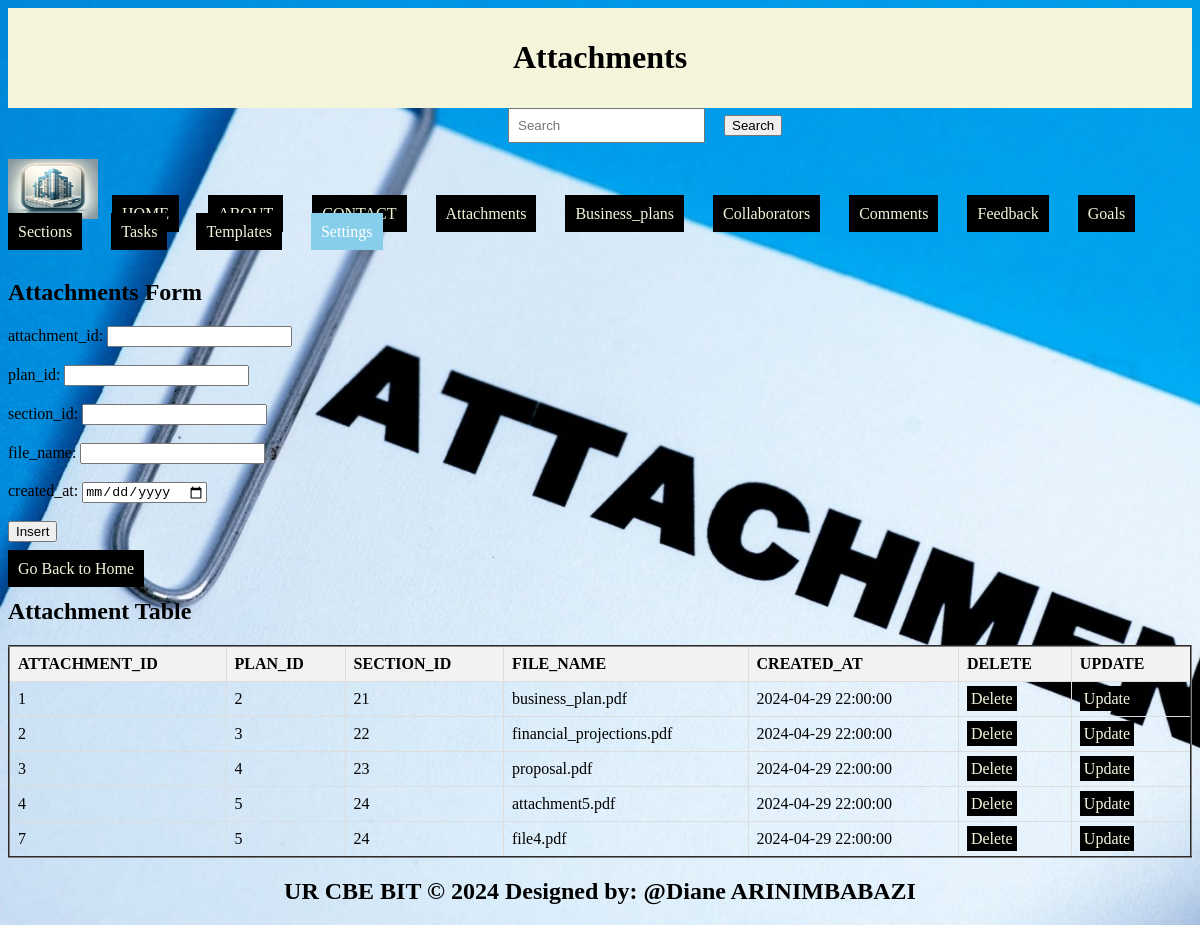
Page /attachments.php on the committed database.
### tables this page shows
CREATE TABLE `attachments` (
  `attachment_id` int(11) NOT NULL,
  `plan_id` int(11) NOT NULL,
  `section_id` int(11) DEFAULT NULL,
  `file_name` varchar(255) NOT NULL,
  `created_at` timestamp NOT NULL DEFAULT current_timestamp()
);

### attachments.php (the view, shortened to what this page needs)
<!DOCTYPE html>
<html lang="en">
<head>
  <link rel="stylesheet" type="text/css" href="style.css" title="style 1" media="screen, tv, projection, handheld, print"/>
</head>
<body style="background-image: url('./Images/attchmnt.jpg');background-repeat: no-repeat;background-size:cover;">
  <header>
    <h1>Attachments</h1>
  </header>
  <form class="d-flex" role="search" action="search.php">
    <input class="form-control me-2" type="search" placeholder="Search" aria-label="Search" name="query">
    <button class="btn btn-outline-success" type="submit">Search</button>
  </form>
  <ul style="list-style-type: none; padding: 0;">
    <li style="display: inline; margin-right: 10px;">
      <img src="./Images/logo.png" width="90" height="60" alt="Logo">
    </li>
    <li style="display: inline; margin-right: 10px;"><a href="./home.html">HOME</a>
    </li>
    <li style="display: inline; margin-right: 10px;"><a href="./about.html">ABOUT</a>
    </li>
    <li style="display: inline; margin-right: 10px;"><a href="./contact.html">CONTACT</a>
    </li>
    <li style="display: inline; margin-right: 10px;"><a href="./attachments.php">Attachments</a>
    </li>
    <li style="display: inline; margin-right: 10px;"><a href="./business_plans.php">Business_plans</a>
    </li>
    <li style="display: inline; margin-right: 10px;"><a href="./collaborators.php">Collaborators</a>
    </li>
    <li style="display: inline; margin-right: 10px;"><a href="./comments.php">Comments</a>
    </li>
    <li style="display: inline; margin-right: 10px;"><a href="./feedback.php">Feedback</a>
    </li>
    <li style="display: inline; margin-right: 10px;"><a href="./goals.php">Goals</a>
    </li>
    <li style="display: inline; margin-right: 10px;"><a href="./sections.php">Sections</a>
    </li>
    <li style="display: inline; margin-right: 10px;"><a href="./tasks.php">Tasks</a>
    </li>
    <li style="display: inline; margin-right: 10px;"><a href="./templates.php">Templates</a>
    </li>
  <li class="dropdown" style="display: inline; margin-right: 10px;">
      <a href="#" style="padding: 10px; color: white; background-color: skyblue; text-decoration: none; margin-right: 15px;">Settings</a>
    </li><br><br>
  </ul>
  <section>
    <h1>Attachments Form</h1>
    <form method="post" onsubmit="return confirm('Are you sure you want to insert this record?');">
      <label for="attachment_id">attachment_id:</label>
      <input type="number" id="attachment_id" name="attachment_id"><br><br>
      <label for="plan_id">plan_id:</label>
      <input type="number" id="plan_id" name="plan_id" required><br><br>
      <label for="section_id">section_id:</label>
      <input type="number" id="section_id" name="section_id" required><br><br>
      <label for="file_name">file_name:</label>
      <input type="text" id="file_name" name="file_name"><br><br>
      <label for="created_at">created_at:</label>
      <input type="date" id="created_at" name="created_at"><br><br>
      <input type="submit" name="add" value="Insert"><br><br>
      <a href="./home.html">Go Back to Home</a>
    </form>
    <h2>Attachment Table</h2>
    <table border="2">
      <tr>
        <th>ATTACHMENT_ID</th>
        <th>PLAN_ID</th>
        <th>SECTION_ID</th>
        <th>FILE_NAME</th>
        <th>CREATED_AT</th>
        <th>DELETE</th>
        <th>UPDATE</th>
      </tr>
      <?php
        include('database_connection.php');
        $sql = "SELECT * FROM attachments";
        $result = $connection->query($sql);
        if ($result->num_rows > 0) {
            while ($row = $result->fetch_assoc()) {
                $attachment_id = $row['attachment_id'];
                echo "<tr>
                  <td>" . $row['attachment_id'] . "</td>
                  <td>" . $row['plan_id'] . "</td>
                  <td>" . $row['section_id'] . "</td>
                  <td>" . $row['file_name'] . "</td>
                  <td>" . $row['created_at'] . "</td>
                  <td><a style='padding:4px' href='Delete_attachments.php?attachment_id=$attachment_id'>Delete</a></td>
                  <td><a style='padding:4px' href='update_attachments.php?attachment_id=$attachment_id'>Update</a></td>
                </tr>";
            }
        } else {
            echo "<tr><td colspan='7'>No data found</td></tr>";
        }
      ?>
    </table>
  </section>
  <footer>
    <center>
      <b><h2>UR CBE BIT &copy 2024 Designed by: @Diane ARINIMBABAZI</h2></b>
    </center>
  </footer>
</body>
</html>

### attachments.php (style rules this page uses)
a { padding: 10px; color: white; background-color:black; text-decoration: none; margin-right: 15px; }
a:link { color: beige; }
button.btn { margin-left: 15px; margin-top: 4px; }
input.form-control { margin-left: 500px; padding: 8px; }
table { width: 100%; border-collapse: collapse; }
th, td { border: 1px solid #ddd; padding: 8px; text-align: left; }
th { background-color: #f2f2f2; }
header { background-color: beige; padding: 10px; text-align: center; }
.dropdown { position: relative; display: inline; margin-right: 10px; }

### rows in the picture
attachments: attachment_id "1", plan "2", section "21", file_name "business_plan.pdf", created_at "2024-04-29 22:00:00"
attachments: attachment_id "2", plan "3", section "22", file_name "financial_projections.pdf", created_at "2024-04-29 22:00:00"
attachments: attachment_id "3", plan "4", section "23", file_name "proposal.pdf", created_at "2024-04-29 22:00:00"
attachments: attachment_id "4", plan "5", section "24", file_name "attachment5.pdf", created_at "2024-04-29 22:00:00"
attachments: attachment_id "7", plan "5", section "24", file_name "file4.pdf", created_at "2024-04-29 22:00:00"
